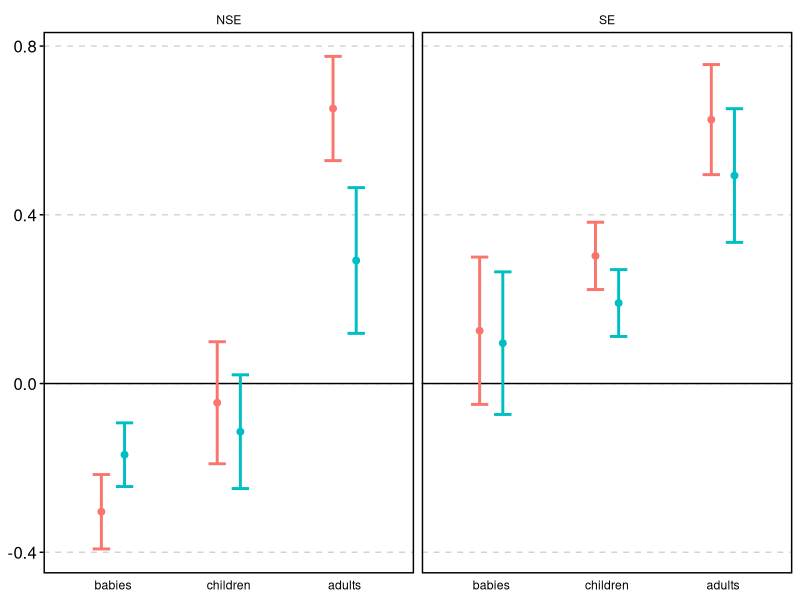
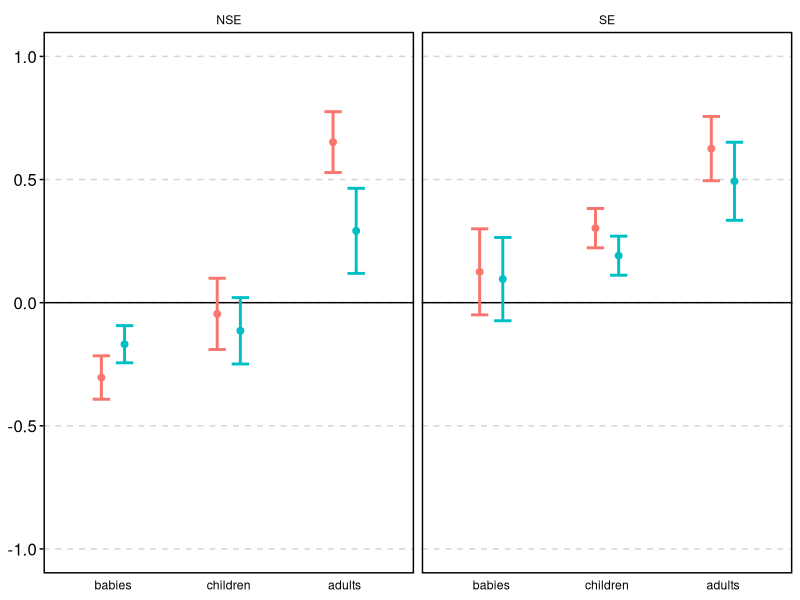
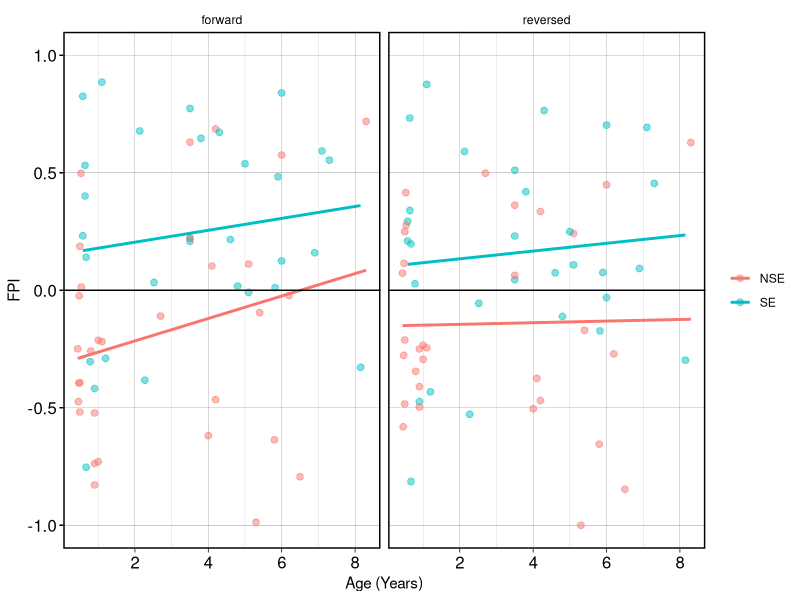
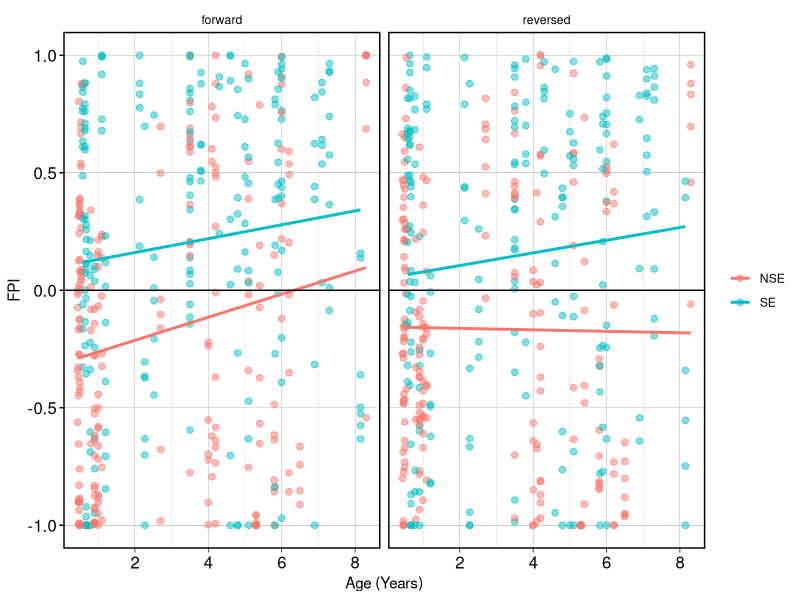

Write R code to recreate these figures, in order.
## ---- chunk 1
library(tidyverse)
library(lme4)
library(lmerTest)

babies <- read_csv("fcr_chart_babies.csv")
children <- read_csv("fcr_chart_children.csv")

adults <- read_csv("fcr_chart_adults.csv") %>%
  rename(fcr_mean = mean,
         group = maingroup) %>%
  filter(group == 'Deaf Early' | group == 'Hearing Novice') %>%
  mutate(lang = if_else(group == 'Deaf Early', 'SE', 'NSE')) %>%
  mutate(group = 'adults')

df <- bind_rows(babies, children, adults) %>%
  mutate(group = fct_relevel(group, c('babies', 'children', 'adults')))
  
df %>%
  ggplot(aes(x = group, y = fcr_mean, color = direction)) +
  facet_wrap('lang') +
  geom_hline(yintercept = 0, size = 0.5) +
  geom_point(size = 2, position = position_dodge(width = 0.4)) +
  geom_errorbar(aes(ymin = fcr_mean - se, ymax = fcr_mean + se), 
                size = 1, 
                position = position_dodge(0.4), 
                width = 0.3) +
  theme_linedraw() +
  theme(
        panel.grid.minor.y = element_blank(),
        panel.grid.major.x = element_blank(),
        axis.title.y = element_blank(),
        axis.title.x = element_blank(),
        # axis.text.x = element_blank(),
        axis.ticks.x = element_blank(),
        panel.border = element_rect(size = 1),
        axis.ticks.y = element_line(size = 0.5),
        axis.text.y = element_text(size = 12),
        panel.grid.major.y = element_line(size = 0.5,
                                          color = "light gray",
                                          linetype = "dashed"),
        strip.background = element_blank(),
        strip.text = element_text(color = 'black')) +
  guides(color = FALSE, fill = FALSE)

df %>%
  ggplot(aes(x = group, y = fcr_mean, color = direction)) +
  facet_wrap('lang') +
  geom_hline(yintercept = 0, size = 0.5) +
  geom_point(size = 2, position = position_dodge(width = 0.4)) +
  geom_errorbar(aes(ymin = fcr_mean - se, ymax = fcr_mean + se), 
                size = 1, 
                position = position_dodge(0.4), 
                width = 0.3) +
  theme_linedraw() +
  theme(
        panel.grid.minor.y = element_blank(),
        panel.grid.major.x = element_blank(),
        axis.title.y = element_blank(),
        axis.title.x = element_blank(),
        # axis.text.x = element_blank(),
        axis.ticks.x = element_blank(),
        panel.border = element_rect(size = 1),
        axis.ticks.y = element_line(size = 0.5),
        axis.text.y = element_text(size = 12),
        panel.grid.major.y = element_line(size = 0.5,
                                          color = "light gray",
                                          linetype = "dashed"),
        strip.background = element_blank(),
        strip.text = element_text(color = 'black')) +
  guides(color = FALSE, fill = FALSE) +
  scale_y_continuous(limits = c(-1, 1))

## ---- chunk 2

# Import subject-level data 
babies_indiv <- read_csv("fcr_individual_values_babies.csv") %>%
  mutate(age = age/12)

children_indiv <- read_csv("fcr_individual_values_children.csv")

# adults_indiv <- read_csv("fcr_individual_values_adults.csv") %>%
#   rename(fcr = facechest,
#          group = maingroup,
#          name = participant) %>%
#   filter(group == 'Deaf Early' | group == 'Hearing Novice') %>%
#   mutate(lang = if_else(group == 'Deaf Early', 'SE', 'NSE')) %>%
#   mutate(group = 'adults')

# Combine datasets
everybody <- bind_rows(babies_indiv
                       , children_indiv
                       # , adults_indiv
                       )


everybody %>%
  ggplot(aes(x = age, y = fcr, color = lang)) +
  geom_point(alpha = 0.5, size = 2) +
  geom_smooth(method = 'lm', se = F) +
  scale_y_continuous(limits = c(-1, 1)) +
  geom_hline(yintercept = 0, size = 0.5) +
  labs(x = 'Age (Years)',
       y = 'FPI',
       color = NULL) +
  facet_wrap("direction") +
  theme_linedraw() +
    theme(
        panel.grid.minor.y = element_blank(),
        # panel.grid.major.x = element_blank(),
        # axis.title.y = element_blank(),
        # axis.title.x = element_blank(),
        # axis.text.x = element_blank(),
        # axis.ticks.x = element_blank(),
        panel.border = element_rect(size = 1),
        axis.ticks.y = element_line(size = 0.5),
        axis.text.y = element_text(size = 12),
        axis.text.x = element_text(size = 12),
        # panel.grid.major.y = element_line(size = 0.5,
        #                                   color = "light gray",
        #                                   linetype = "dashed"),
        strip.background = element_blank(),
        strip.text = element_text(color = 'black'))


# Regression
age_lm <- lm(data = everybody, fcr ~ age * direction * lang)
summary(age_lm)
confint(age_lm)

## ---- chunk 3

# Import trial-level data 
babies_trial <- read_csv("fcr_trial_level_values_babies.csv") %>%
  mutate(age = age/12)

children_trial <- read_csv("fcr_trial_level_values_children.csv")

# adults_indiv <- read_csv("fcr_individual_values_adults.csv") %>%
#   rename(fcr = facechest,
#          group = maingroup,
#          name = participant) %>%
#   filter(group == 'Deaf Early' | group == 'Hearing Novice') %>%
#   mutate(lang = if_else(group == 'Deaf Early', 'SE', 'NSE')) %>%
#   mutate(group = 'adults')

# Combine datasets
everybody <- bind_rows(babies_trial
                       , children_trial
                       # , adults_indiv
                       )


everybody %>%
  ggplot(aes(x = age, y = fcr, color = lang)) +
  geom_point(alpha = 0.5, size = 2) +
  geom_smooth(method = 'lm', se = F) +
  scale_y_continuous(limits = c(-1, 1)) +
  geom_hline(yintercept = 0, size = 0.5) +
  labs(x = 'Age (Years)',
       y = 'FPI',
       color = NULL) +
  facet_wrap("direction") +
  theme_linedraw() +
    theme(
        panel.grid.minor.y = element_blank(),
        # panel.grid.major.x = element_blank(),
        # axis.title.y = element_blank(),
        # axis.title.x = element_blank(),
        # axis.text.x = element_blank(),
        # axis.ticks.x = element_blank(),
        panel.border = element_rect(size = 1),
        axis.ticks.y = element_line(size = 0.5),
        axis.text.y = element_text(size = 12),
        axis.text.x = element_text(size = 12),
        # panel.grid.major.y = element_line(size = 0.5,
        #                                   color = "light gray",
        #                                   linetype = "dashed"),
        strip.background = element_blank(),
        strip.text = element_text(color = 'black'))


# Regression
fcr_lm <- lmer(fcr ~ age * lang * direction + (1|name) + (1|story), data = everybody)
summary(fcr_lm)
confint(fcr_lm)
